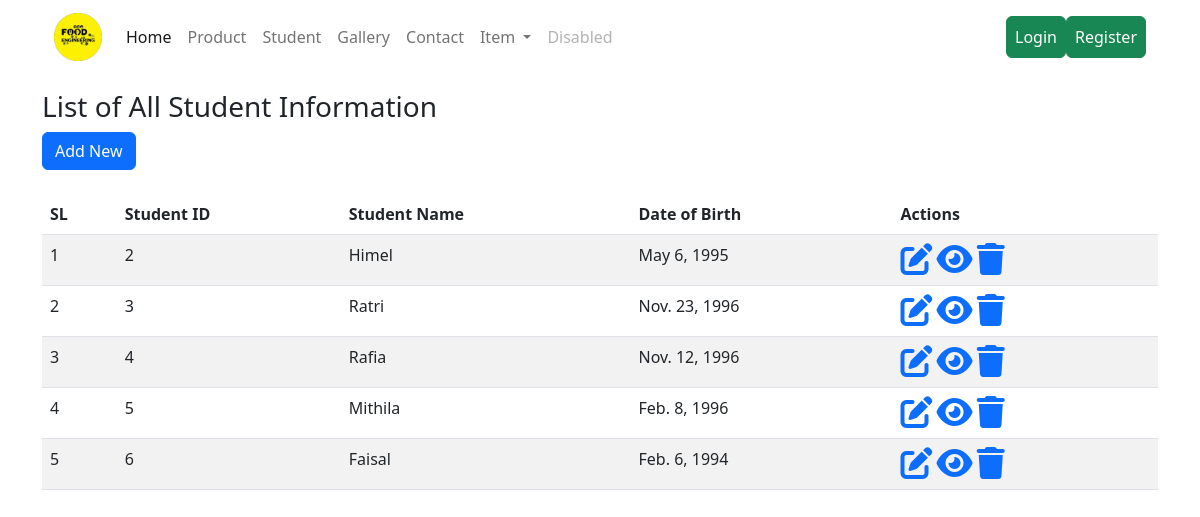
Page /studentApp/show_student/ on the committed database.
### studentApp/models.py (models this page shows, shortened)
class Student(models.Model):
    name = models.CharField("Student Name",max_length=100)
    email = models.EmailField("Email Address",max_length=255, null=True, blank=True)
    dob = models.DateField("Birth Date", default=timezone.now, blank=True,help_text="Format:yyyy-mm-dd")

### studentApp/views.py (the view)
# urls.py: path('show_student/', views.StudentListView.as_view(), name='list_student'),
class StudentListView(ListView):
    model= Student
    template_name="studentApp/listStudent.html"
    queryset= Student.objects.all()
    def get_context_data(self,**kwargs):
        context=super().get_context_data(**kwargs)
        context["title"]='Student List'
        return context

### templates/studentApp/listStudent.html (shortened to what this page needs)
{% extends 'base.html' %}
{% block content %}
<div>
    <div class="mt-3 d-inline-block">
        <h3>List of All Student Information</h3>
        <a href="{% url 'create_student' %}" class= "btn btn-primary mb-4"> Add New </a>
    </div>
    <table id="stdtable" class="table table-striped" style="width:100%">
        <thead class="thead-dark">
            <tr>
                <th>SL</th>
                <th>Student ID</th>
                <th>Student Name</th>
                <th>Date of Birth </th>
                <th>Actions</th>
            </tr>
        </thead>
        <tbody>
            {% for stud in object_list %}
               <tr>
                <td>{{ forloop.counter }}</td>
                <td>{{ stud.id }}</td>
                <td>{{ stud.name }}</td>
                <td>{{ stud.dob }}</td>
                <td>
                    <a href="{% url 'update_student' stud.id %}"><i class='fa fa-edit fa-2x'></i></a>
                    <a href="{% url 'detail_student' stud.id %}"><i class='fa fa-eye fa-2x'></i></a>
                    <a href="{% url 'delete_student' stud.id %}"><i class='fa fa-trash fa-2x'></i></a>
                </td>
               </tr>
            {% endfor %}
        </tbody>
    </table>
</div>
{% endblock content %}

### rows in the picture
Student: id "2", name "Himel", dob "May 6, 1995"
Student: id "3", name "Ratri", dob "Nov. 23, 1996"
Student: id "4", name "Rafia", dob "Nov. 12, 1996"
Student: id "5", name "Mithila", dob "Feb. 8, 1996"
Student: id "6", name "Faisal", dob "Feb. 6, 1994"
